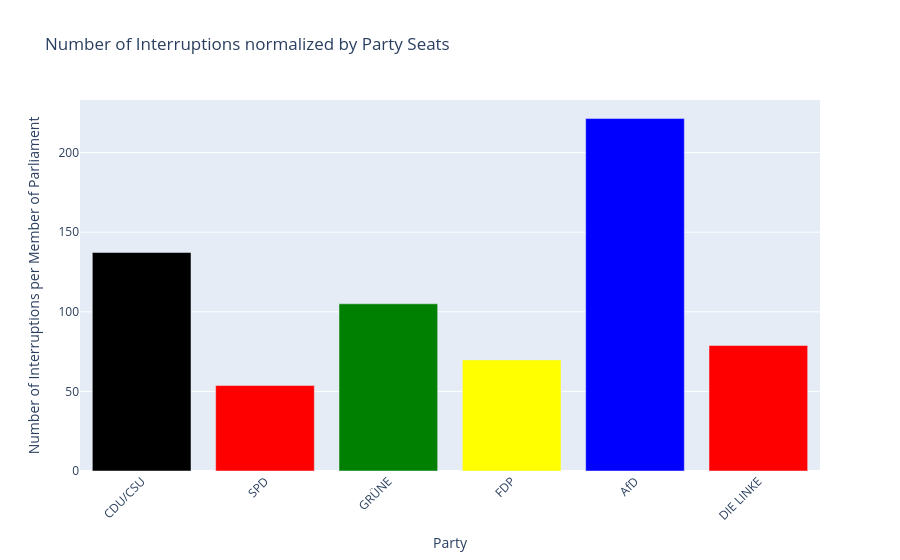

Notebook source saved alongside this figure:
### Markdown cell above
Im 20. Bundestag gab es zum Zeitpunkt dieser Daten 170 Sitzungen.  
    - Das macht für z.B. die Union 24241/170 = 142 Unterbrechungen/Sitzung.  
    - Bei der AfD sind es 16713/170 = 98 Unterbrechungen/Sitzung.   
Wir finden, das ist schon ziemlich viel.

Absolute Zahlen sind zwar schön, erzählen aber nicht die ganze Geschichte. In der Linken Fraktion sitzen ja deutlich weniger Abgeordnete, als in der Union.

### Code cell
second_votes = [0.241, 0.257, 0.148, 0.115, 0.103, 0.049] # in correct order for this NB, 20. BT
abgeordnete_absolute_nums =  [percentage * 733 for percentage in second_votes] # Seats in the 20th BT
df_interruptions_num_norm_seats = df_interruptions_num.drop(index='fraktionslos').div(abgeordnete_absolute_nums, axis=0)
df_interruptions_num_norm_seats['num_of_interruptions'] = df_interruptions_num_norm_seats['num_of_interruptions'].round(2)
plot_interruption_numbers_per_party(df_interruptions_num_norm_seats, norm=True)

### Figure 1 — Plotly figure (JSON) as saved in the notebook; plotly's stock layout.template omitted (floating-point values rounded to 4 significant figures)
{"data": [{"marker": {"color": ["black", "red", "green", "yellow", "blue", "red"]}, "type": "bar", "x": ["CDU/CSU", "SPD", "GRÜNE", "FDP", "AfD", "DIE LINKE"], "y": [137.2, 53.68, 105.0, 69.79, 221.4, 78.82]}], "layout": {"title": {"text": "Number of Interruptions normalized by Party Seats"}, "xaxis": {"tickangle": -45, "title": {"text": "Party"}}, "yaxis": {"autorange": true, "title": {"text": "Number of Interruptions per Member of Parliament"}}}}
